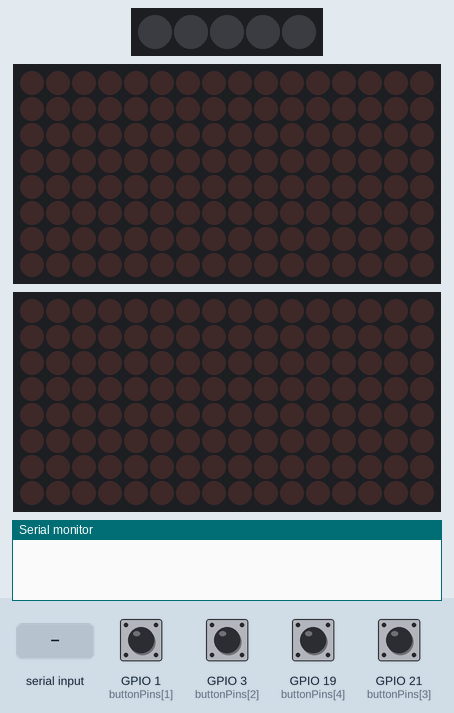
This sketch was run on a simulated ESP32. On the bench: 5 RGB LEDs in strip order, left to right, 2 × 16×8 LED matrix, the last lines printed to the serial monitor. The test bench sets the inputs (shaded band); at power-on: GPIO 1 (buttonPins[1]), GPIO 3 (buttonPins[2]), GPIO 19 (buttonPins[4]), GPIO 21 (buttonPins[3]) HIGH. Nothing arrives over Bluetooth unless stated.

Above: at 1.2 s.
1.3 s: "start_game" received over the second serial link
At 3.0 s:
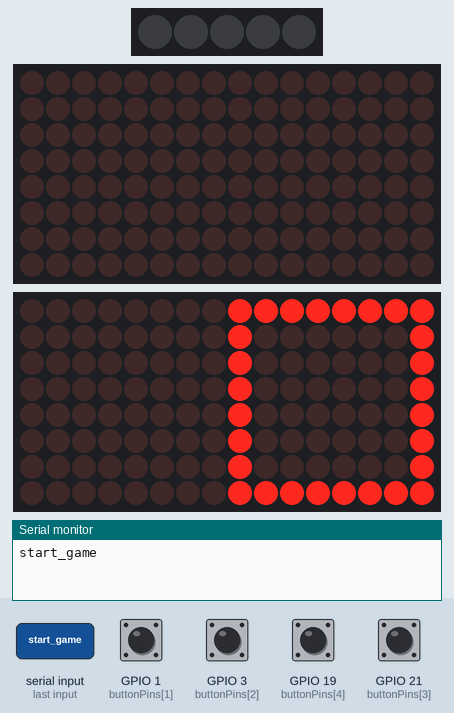
3.3 s: GPIO 1 (buttonPins[1]) pulled LOW for 0.15 s
At 4.0 s:
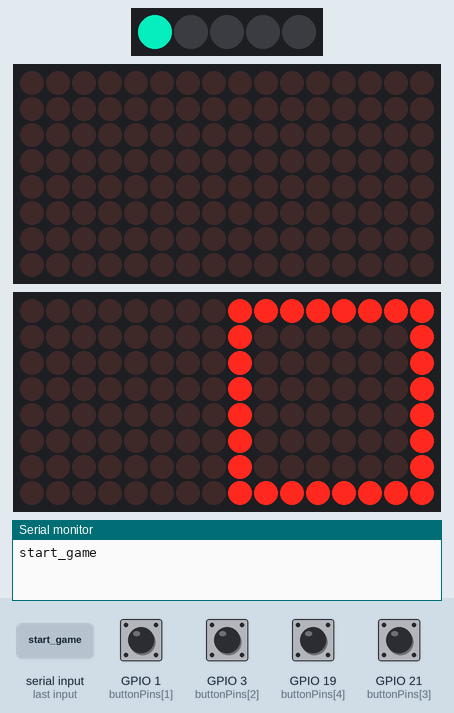
6.4 s: GPIO 3 (buttonPins[2]) pulled LOW for 0.15 s
At 8.0 s:
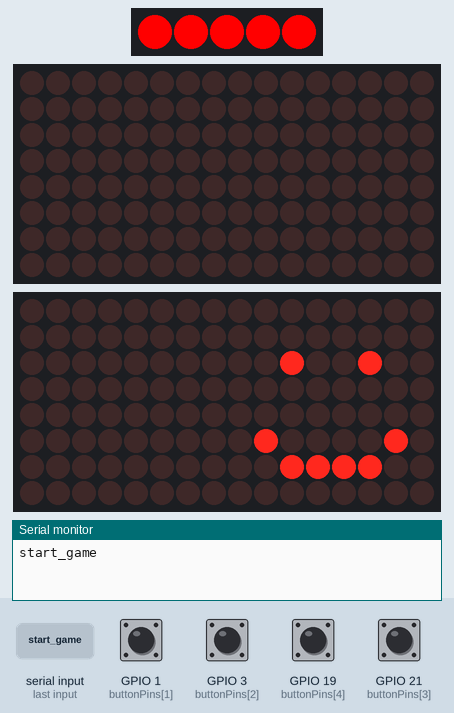
9.5 s: GPIO 19 (buttonPins[4]) pulled LOW for 1 s
At 11.9 s:
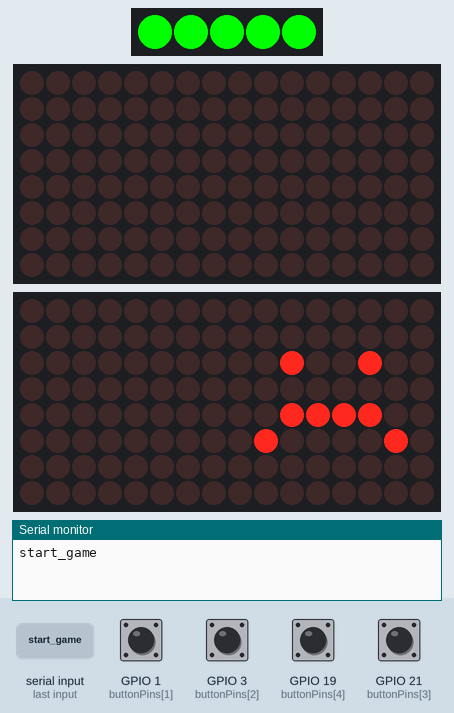
12.8 s: GPIO 21 (buttonPins[3]) pulled LOW for 1 s
At 15.8 s:
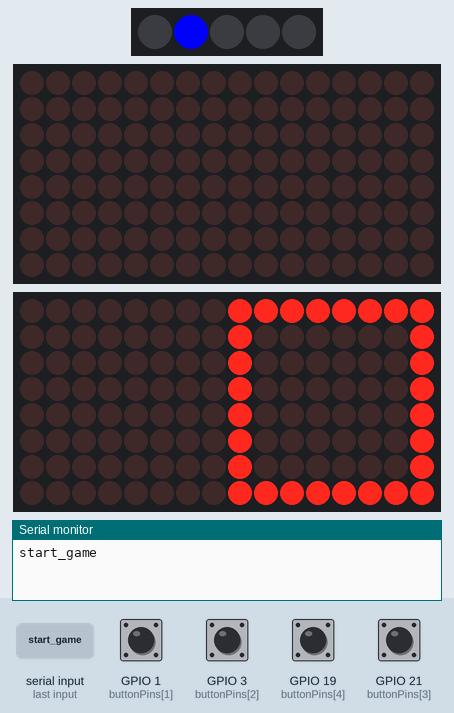
16.1 s: GPIO 1 (buttonPins[1]) pulled LOW for 1 s
At 19.8 s:
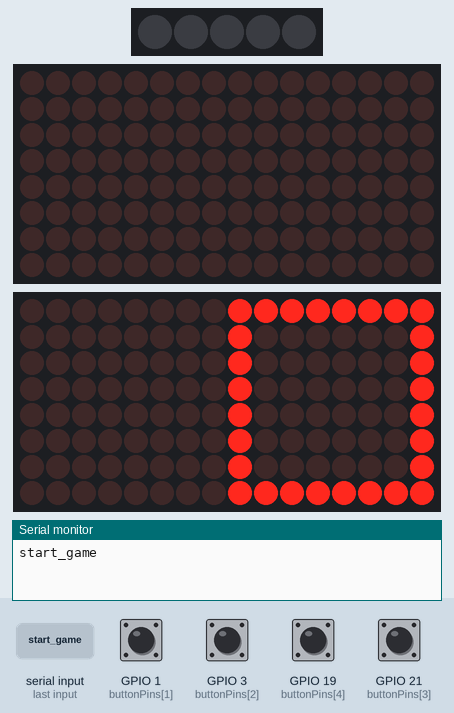
Timing chart, 0 to 21.1 s (numbered marks = the images above; inputs shaded):
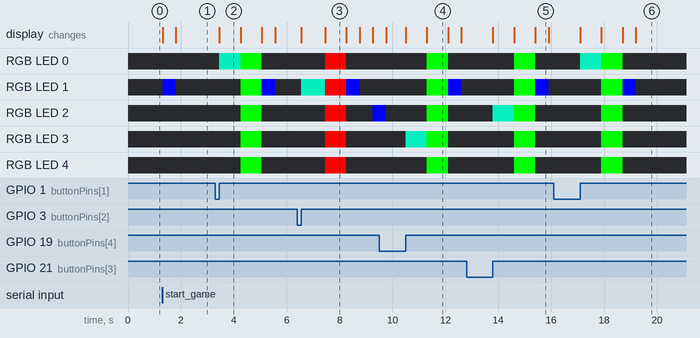

The sketch:

pre_POC.ino
```cpp
#include <MD_Parola.h>
#include <MD_MAX72xx.h>
#include <SPI.h>
#include <Adafruit_NeoPixel.h>
#include "BluetoothSerial.h"
#define HARDWARE_TYPE MD_MAX72XX::FC16_HW
#define MAX_DEVICES 2
#define MATRIX_DATA_PIN 23
#define MATRIX_CLK_PIN 18
#define MATRIX_CS_PIN 5
#define MIN_PRESS_TIME 40
MD_Parola parola = MD_Parola(HARDWARE_TYPE, MATRIX_CS_PIN, MAX_DEVICES);
MD_MAX72XX matrix = MD_MAX72XX(HARDWARE_TYPE, MATRIX_DATA_PIN, MATRIX_CLK_PIN, MATRIX_CS_PIN, MAX_DEVICES);

#define STRIP_PIN 2
#define NUM_LEDS 5
Adafruit_NeoPixel strip = Adafruit_NeoPixel(NUM_LEDS, STRIP_PIN, NEO_GRB + NEO_KHZ800);

#include <HardwareSerial.h>

#define MP3_SERIAL_RX 16  // Connect to MP3 board TX
#define MP3_SERIAL_TX 17  // Connect to MP3 board RX


#if !defined(CONFIG_BT_ENABLED) || !defined(CONFIG_BLUEDROID_ENABLED)
#error Bluetooth is not enabled! Please run `make menuconfig` to and enable it
#endif

BluetoothSerial SerialBT;

const int ledPin = 2;  // This is usually the internal LED pin for ESP32. Adjust if necessary.
bool ledState = false; // To track the current state of the LED.
String readBuffer = ""; // Buffer to store incoming characters to check for the "light_led" string.

HardwareSerial mp3Serial(2); // Use HardwareSerial 2 for ESP32
const int buttonPins[NUM_LEDS] = {22, 1, 3, 21, 19};

enum GAME_STATE{
  PLAY,
  READ,
  WON,
  LOST,
  MENU
};

GAME_STATE currentState  =MENU;

//global variables for buttons
bool currentButtonStates [] = {true, true,true,true,true};
bool previousButtonStates [] = {true, true,true,true,true}; //
bool previousButtonState = HIGH; // will store last time button was updated
unsigned int buttonPress_counters [] = { 0 , 0 ,0,0,0}; //number of presses
unsigned long buttonPress_last_times [] = { 0 , 0 ,0,0,0};   // last time button was pressed
unsigned long last_press_duration= 0; //to allow accessing last press duration as global
int lastSignalTime = 0;
int currentIndex = 0;
int readIndex = 0;
unsigned long startTime;
byte sequence[10] = {1,2,3,4,4};
bool isLighting = true;
int currentSequenceLength = 1;
void setup() {
  Serial.begin(115200);  // Begin the primary serial for debugging
  mp3Serial.begin(9600, SERIAL_8N1, MP3_SERIAL_RX, MP3_SERIAL_TX); // Begin the secondary serial to communicate with MP3 boa
  strip.begin();
  strip.show();
  SerialBT.begin("ESP32test"); //Bluetooth device name
  parola.begin();
  parola.displayClear();
  parola.setIntensity(0);
  matrix.begin();

  for (int i = 0; i < NUM_LEDS; i++) {
    pinMode(buttonPins[i], INPUT_PULLUP);
  }
}


void checkCommand() {
  unsigned long currentTime = millis();  // Correct the type for millis()
  if(currentTime > lastSignalTime + 900)
  {
    // ... Your existing code for populating readBuffer ...

    if (readBuffer.length() > 100) {  // Trim the buffer if it gets too long.
      readBuffer = readBuffer.substring(readBuffer.length() - 100);
    }

    if (readBuffer.indexOf("start_game") != -1) {  // If "start_game" is found in the buffer...
      readBuffer = "";  // Clear the string buffer to avoid processing the same command multiple times.
      clearBTBuffer();  // Flush the hardware buffer to make sure no extra characters are left
      currentState = PLAY;
      startTime = millis();
    }
  }
}

void clearBTBuffer() {
  while (SerialBT.available() > 0) {
    char t = SerialBT.read();
  }
}

void loop()
{

  switch(currentState)
  {
    case MENU:
        while (Serial.available()) {
          char c = Serial.read();
          SerialBT.write(c);
          readBuffer += c;
          checkCommand();
        }

        // Read and forward data from Bluetooth Serial to wired Serial
        while (SerialBT.available()) {
          char c = SerialBT.read();
          Serial.write(c);
          readBuffer += c;
          checkCommand();
        }


      break;
    case PLAY:
      playSequence();
      break;
    case READ:
      readSequence();
      break;
    case WON:
      won();
      break;
    case LOST:
      gameOver();
      break;
    default:
    break;
  }

}


void playSequence()
{
  if(millis() > lastSignalTime + 500)
  {
      drawSquare();
    if(isLighting){
      lightLED(sequence[currentIndex]);
      playSongInFolder01(sequence[currentIndex]+1);
    currentIndex +=1;
    lastSignalTime = millis();
    isLighting = false;
    }
    else
    {
      lastSignalTime = millis();
      isLighting = true;
      clearLed();
      if(currentIndex >= currentSequenceLength)
    {
      currentState = READ;
      currentIndex = 0;
    }
    }

  }
}
void gameOver(){
  currentState = LOST;
  int currentTime = millis();
  if(currentTime > lastSignalTime + 800)
  {
    send_game_time();
    drawSadFace();
    strip.clear();
    playSongInFolder01(7);
    strip.setPixelColor(0, strip.Color(0, 255,0 ));
    strip.setPixelColor(1, strip.Color(0, 255,0 ));
    strip.setPixelColor(2, strip.Color(0, 255,0 ));
    strip.setPixelColor(3, strip.Color(0, 255,0 ));
    strip.setPixelColor(4, strip.Color(0, 255,0 ));
    strip.show();
    lastSignalTime = millis() + 300;
    currentState = PLAY;
  }

}

void won(){
  currentState = WON;
   int currentTime = millis();
  if(currentTime > lastSignalTime + 900)
  {
    send_game_time();
    drawSmileyFace();
    strip.clear();
    playSongInFolder01(6);
    strip.setPixelColor(0, strip.Color(255,0,0 ));
    strip.setPixelColor(1, strip.Color(255,0,0 ));
    strip.setPixelColor(2, strip.Color(255,0,0 ));
    strip.setPixelColor(3, strip.Color(255,0,0 ));
    strip.setPixelColor(4, strip.Color(255,0,0 ));
    strip.show();
    lastSignalTime = millis()+ 300;
    currentState = PLAY;
  }
}

void wonFin(){
  currentState = WON;
   int currentTime = millis();

  if(currentTime > lastSignalTime + 900)
  {
    drawSmileyFace();
    strip.clear();
    playSongInFolder01(6);
    strip.setPixelColor(0, strip.Color(255,0,0 ));
    strip.setPixelColor(1, strip.Color(255,0,0 ));
    strip.setPixelColor(2, strip.Color(255,0,0 ));
    strip.setPixelColor(3, strip.Color(255,0,0 ));
    strip.setPixelColor(4, strip.Color(255,0,0 ));
    strip.show();
    lastSignalTime = millis()+ 300;
    readBuffer = "";
    clearBTBuffer();
    currentState = MENU;
    send_game_time();
  }
}

void lightLEDPressed(int ledNum)
{
  strip.clear();
  strip.setPixelColor(ledNum, strip.Color(5, 200,160 ));
  strip.show();
}


void readSequence()
{
  int currentTime = millis();
  if(currentTime > lastSignalTime + 500)
  {
    for(int button = 0; button<4 ; button++)
    {
    bool res = handle_button(button+1);
    if(res)
    {
      lightLEDPressed(button);
      if(sequence[readIndex] != button )
      {
        currentSequenceLength=1;
        readIndex=0;
        lastSignalTime = millis();
        playSongInFolder01(button+1);
        gameOver();

      }
      else
      {
        if(readIndex < currentSequenceLength - 1){
          playSongInFolder01(button+1);
          readIndex ++;
        }
        else{
          playSongInFolder01(button+1);
          currentSequenceLength ++;
          readIndex=0;
          lastSignalTime = millis();
          if(currentSequenceLength > 4)
          {
            currentSequenceLength = 1;
            wonFin();

          }
          else
          {
            won();
          }


        }
      }
    }

    }
  }

}

void playSignal(byte index)
{

}

void clearLed()
{
  strip.clear();
  strip.show();
}

void lightLED(int ledNum) {
  strip.clear();
  strip.setPixelColor(ledNum, strip.Color(0, 0,255 ));
  strip.show();
}

void mistake() {
  strip.setPixelColor(0, strip.Color(0, 255, 0));
  strip.show();
}

void success() {
  strip.setPixelColor(0, strip.Color(255, 0, 0));
  strip.show();
}

bool handle_button(byte button_index) { //handle a button
  bool previousButtonState = previousButtonStates[button_index];
  bool currentButtonState = digitalRead(buttonPins[button_index]);  // check button state's change

  if (currentButtonState != previousButtonState)  //if change is detected
  {
    previousButtonStates[button_index] = currentButtonState;       // save the last state of button
    if (currentButtonState == LOW && previousButtonState == HIGH)  //type of change - from released to pressed
    {
      buttonPress_last_times[button_index] = millis();
    } else {
      last_press_duration = millis() - buttonPress_last_times[button_index];
      if (last_press_duration > MIN_PRESS_TIME) {
        buttonPress_counters[button_index] = buttonPress_counters[button_index] + 1;
        return (true);
      }
    }
  }
  return (false);
}
void stopSong() {
  byte command[] = {0x7E, 0x02, 0x16, 0xEF};
  mp3Serial.write(command, sizeof(command));  // Send the stop command to the MP3 board
}

void playSongInFolder01(int songNumber) {
  //stopSong();  // First, stop any currently playing song
  byte command[] = {0x7E, 0x04, 0x42, 0x01, static_cast<byte>(songNumber), 0xEF};
  mp3Serial.write(command, sizeof(command));  // Then, send the command to play the new song
}

void send_game_time() {
  unsigned long currentTime = millis();
  unsigned long timeElapsed = currentTime - startTime; // startTime should be set when the game starts
  int secondsElapsed = timeElapsed / 1000;  // Convert milliseconds to seconds
  startTime = currentTime;
  String message = "end_game_time " + String(secondsElapsed);
  SerialBT.println(message);
}


// 1. Draws a smiley face
void drawSmileyFace() {
  matrix.clear();
  // Eyes
  matrix.setPoint(2, 2, true);
  matrix.setPoint(2, 5, true);

  // Mouth - smile
  matrix.setPoint(5, 1, true);
  matrix.setPoint(5, 6, true);
  matrix.setPoint(6, 2, true);
  matrix.setPoint(6, 3, true);
  matrix.setPoint(6, 4, true);
  matrix.setPoint(6, 5, true);

  matrix.update();
}

// 2. Draws a sad face
void drawSadFace() {
  matrix.clear();
  // Eyes
  matrix.setPoint(2, 2, true);
  matrix.setPoint(2, 5, true);

  // Mouth - sad
  matrix.setPoint(5, 1, true);
  matrix.setPoint(5, 6, true);
  matrix.setPoint(4, 2, true);
  matrix.setPoint(4, 3, true);
  matrix.setPoint(4, 4, true);
  matrix.setPoint(4, 5, true);

  matrix.update();
}

// 3. Draws a square
void drawSquare() {
  matrix.clear();
  // Horizontal lines
  for (int i = 0; i < 8; i++) {
    matrix.setPoint(0, i, true);
    matrix.setPoint(7, i, true);
  }

  // Vertical lines
  for (int j = 0; j < 8; j++) {
    matrix.setPoint(j, 0, true);
    matrix.setPoint(j, 7, true);
  }

  matrix.update();
}
```

Measured:
- after the input at 1.3 s, RGB LED 1: off → RGB(0, 0, 255) at once, → off 0.50 s later; the display: first changes at once (image 1 shows a later state)
- after the input at 3.3 s, RGB LED 0: off → RGB(5, 200, 160) after 0.15 s, → RGB(0, 255, 0) 0.80 s later, → off 0.80 s later; RGB LED 1: off → RGB(0, 255, 0) after 0.95 s, → RGB(0, 0, 255) 0.80 s later, → off 0.50 s later; RGB LED 2–4: off → RGB(0, 255, 0) after 0.95 s, → off 0.80 s later
- after the input at 6.4 s, RGB LED 0, RGB LED 3, RGB LED 4: off → RGB(255, 0, 0) after 1.1 s, → off 0.80 s later; RGB LED 1: off → RGB(5, 200, 160) after 0.15 s, → RGB(255, 0, 0) 0.90 s later, → RGB(0, 0, 255) 0.80 s later, → off 0.50 s later; RGB LED 2: off → RGB(255, 0, 0) after 1.1 s, → off 0.80 s later, → RGB(0, 0, 255) 1.0 s later
- after the input at 12.8 s, RGB LED 0, RGB LED 3, RGB LED 4: off → RGB(0, 255, 0) after 1.8 s, → off 0.80 s later; RGB LED 1: off → RGB(0, 255, 0) after 1.8 s, → RGB(0, 0, 255) 0.80 s later, → off 0.50 s later; RGB LED 2: off → RGB(5, 200, 160) after 1.0 s, → RGB(0, 255, 0) 0.80 s later, → off 0.80 s later
- after the input at 16.1 s, RGB LED 0: off → RGB(5, 200, 160) after 1.0 s, → RGB(0, 255, 0) 0.80 s later, → off 0.80 s later; RGB LED 1: off → RGB(0, 255, 0) after 1.8 s, → RGB(0, 0, 255) 0.80 s later, → off 0.50 s later; RGB LED 2–4: off → RGB(0, 255, 0) after 1.8 s, → off 0.80 s later
- what the display in image 2 shows lasts 0.8 s, from 3.5 s to 4.3 s
- what the display in image 5 shows lasts 0.5 s, from 15.4 s to 15.9 s
